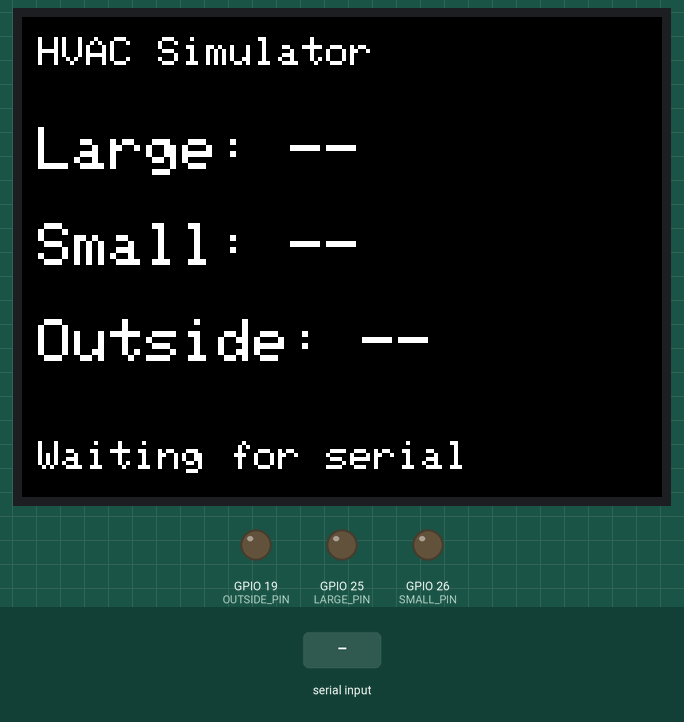
Bench run of a program on a simulated ESP32. Parts: 320×240 colour display, output pins drawn as LEDs (lit = HIGH). The test bench sets the inputs (shaded band). What the program prints to the serial monitor is not drawn.

Above: at 1.4 s.

The program:

main.cpp
```cpp
#include <Arduino.h>
#include <M5Unified.h>
#include <math.h>
#include <stdlib.h>
#include <string.h>

// M5Tough (classic ESP32): DAC1 GPIO25, DAC2 GPIO26, PWM GPIO19.
// GPIO19 MUST have an RC low-pass filter before the target ADC input.
// Do not connect a 5V signal to any target input.
static constexpr uint8_t LARGE_PIN = 25;
static constexpr uint8_t SMALL_PIN = 26;
static constexpr uint8_t OUTSIDE_PIN = 19;
static constexpr uint8_t PWM_CHANNEL = 0;
static constexpr uint32_t BAUD = 115200;
static constexpr uint32_t STALE_MS = 30000;

// Match the production TempSensor.cpp 10k fixed / 10k B3950 NTC divider.
static constexpr float VCC = 3.3f;
static constexpr float R_FIXED = 10000.0f;
static constexpr float R_25 = 10000.0f;
static constexpr float BETA = 3950.0f;
static constexpr float T_25_K = 298.15f;

static char input[96];
static size_t used = 0;
static bool active = false;
static uint32_t lastUpdate = 0;
static float displayedF[3] = {NAN, NAN, NAN};

static void drawScreen() {
    auto& lcd = M5.Display;
    lcd.fillScreen(TFT_BLACK);
    lcd.setTextColor(TFT_WHITE, TFT_BLACK);
    lcd.setTextSize(2);
    lcd.setCursor(8, 10);
    lcd.println("HVAC Simulator");
    lcd.setTextSize(3);
    const char* names[3] = {"Large", "Small", "Outside"};
    for (int i = 0; i < 3; ++i) {
        lcd.setCursor(8, 55 + i * 48);
        if (isnan(displayedF[i])) lcd.printf("%s: --", names[i]);
        else lcd.printf("%s: %.1f F", names[i], displayedF[i]);
    }
    lcd.setTextSize(2);
    lcd.setCursor(8, 212);
    lcd.print(active ? "Receiving serial" : "Waiting for serial");
}

static float calibrateF(float requestedF, int channel) {
    static constexpr float commanded[] = {
        65.0f, 90.0f, 120.0f
    };

    static constexpr float measured[3][3] = {
        {72.1f, 96.7f, 128.7f},  // Large
        {72.8f, 98.6f, 130.6f},  // Small
        {70.9f, 96.7f, 130.6f}   // Outdoor
    };

    const float* readings = measured[channel];

    int segment = requestedF <= readings[1] ? 0 : 1;

    float fraction =
        (requestedF - readings[segment]) /
        (readings[segment + 1] - readings[segment]);

    return commanded[segment] +
           fraction * (commanded[segment + 1] -
                       commanded[segment]);
}

static float voltageForF(float f) {
    const float k = (f - 32.0f) * (5.0f / 9.0f) + 273.15f;
    const float r = R_25 * expf(BETA * (1.0f / k - 1.0f / T_25_K));
    return VCC * r / (R_FIXED + r);
}

static uint8_t to8bit(float voltage) {
    const float scaled = voltage * 255.0f / VCC;
    if (scaled <= 0.0f) return 0;
    if (scaled >= 255.0f) return 255;
    return static_cast<uint8_t>(scaled + 0.5f);
}

static void setZero() {
    dacWrite(LARGE_PIN, 0);
    dacWrite(SMALL_PIN, 0);
    ledcWrite(PWM_CHANNEL, 0);
}

static void process(char* line) {
    // Command: F,<large F>,<small F>,<outside F>
    if (strncmp(line, "F,", 2) != 0) {
        Serial.println("ERR expected F,large,small,outside");
        return;
    }
    float f[3];
    char* p = line + 2;
    for (int i = 0; i < 3; ++i) {
        char* end = nullptr;
        f[i] = strtof(p, &end);
        if (end == p || !isfinite(f[i]) || f[i] < -20.0f || f[i] > 200.0f) {
            Serial.println("ERR invalid temperature (-20..200 F)");
            return;
        }
        if (i < 2) {
            if (*end != ',') { Serial.println("ERR missing comma"); return; }
            p = end + 1;
        } else if (*end != '\0' && *end != '\r') {
            Serial.println("ERR trailing characters");
            return;
        }
    }

    uint8_t v[3] = {
        to8bit(voltageForF(calibrateF(f[0], 0))),
        to8bit(voltageForF(calibrateF(f[1], 1))),
        to8bit(voltageForF(calibrateF(f[2], 2)))
    };
    dacWrite(LARGE_PIN, v[0]);
    dacWrite(SMALL_PIN, v[1]);
    ledcWrite(PWM_CHANNEL, v[2]);
    active = true;
    for (int i = 0; i < 3; ++i) displayedF[i] = f[i];
    lastUpdate = millis();
    drawScreen();
    Serial.printf("OK %.2f %.2f %.2f DAC=%u,%u PWM=%u\n",
                  f[0], f[1], f[2], v[0], v[1], v[2]);
}

void setup() {
    auto cfg = M5.config();
    M5.begin(cfg);
    M5.Display.setRotation(1);
    Serial.begin(BAUD);
    // Wi-Fi is not started. PWM is 8-bit at 5 kHz; external RC filter
    // smooths the third channel. Core2/M5Tough target uses ESP32 Arduino 2.x.
    ledcSetup(PWM_CHANNEL, 5000, 8);
    ledcAttachPin(OUTSIDE_PIN, PWM_CHANNEL);
    setZero();
    drawScreen();
    Serial.println("READY M5Tough HVAC simulator: F,largeF,smallF,outsideF");
}

void loop() {
    while (Serial.available()) {
        const char c = static_cast<char>(Serial.read());
        if (c == '\n') {
            input[used] = '\0';
            process(input);
            used = 0;
        } else if (used < sizeof(input) - 1) {
            input[used++] = c;
        } else {
            used = 0;
            Serial.println("ERR line too long");
        }
    }
    if (active && millis() - lastUpdate > STALE_MS) {
        active = false;
        setZero();
        drawScreen();
        Serial.println("STALE outputs zero");
    }
}
```
